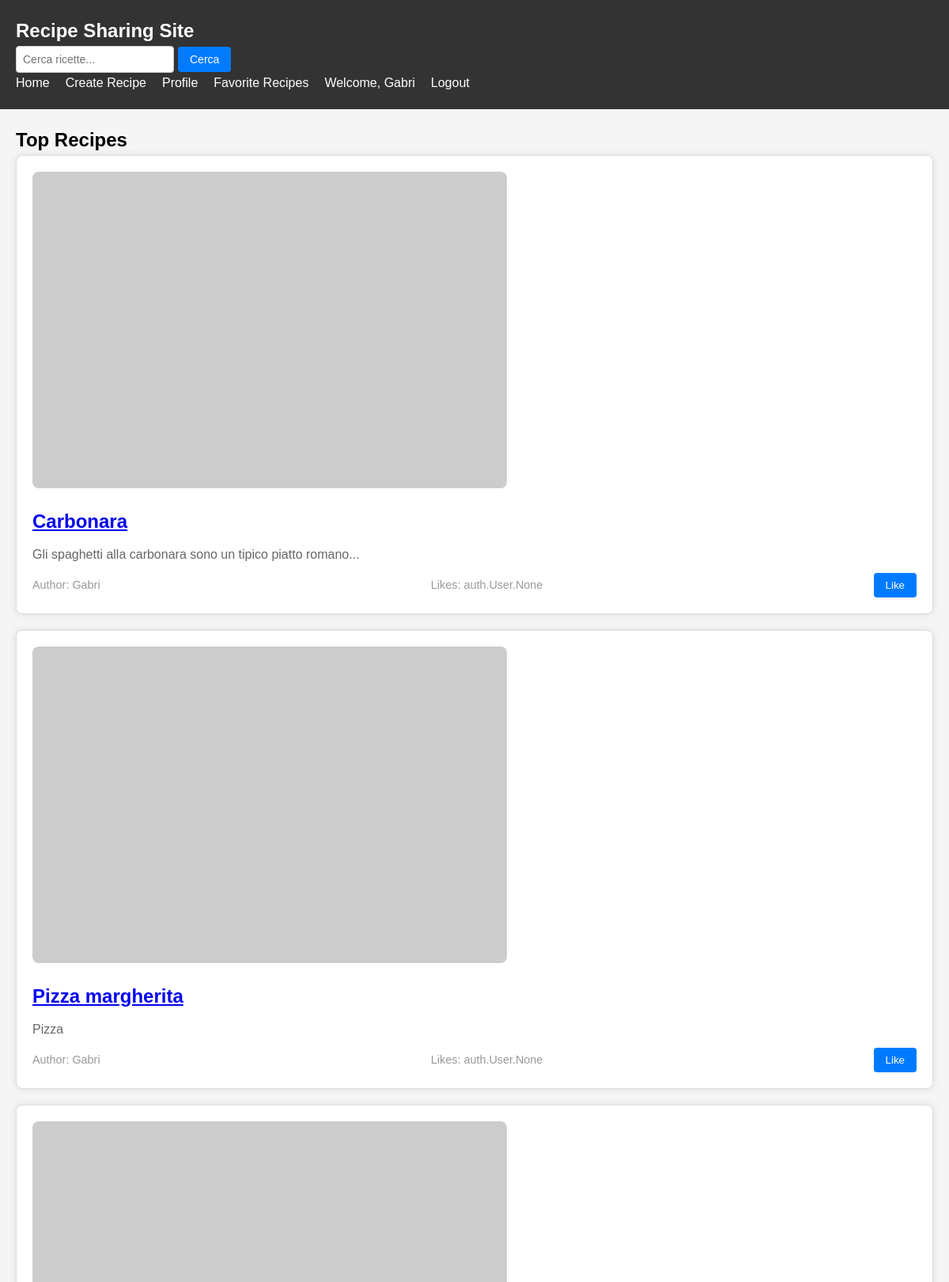
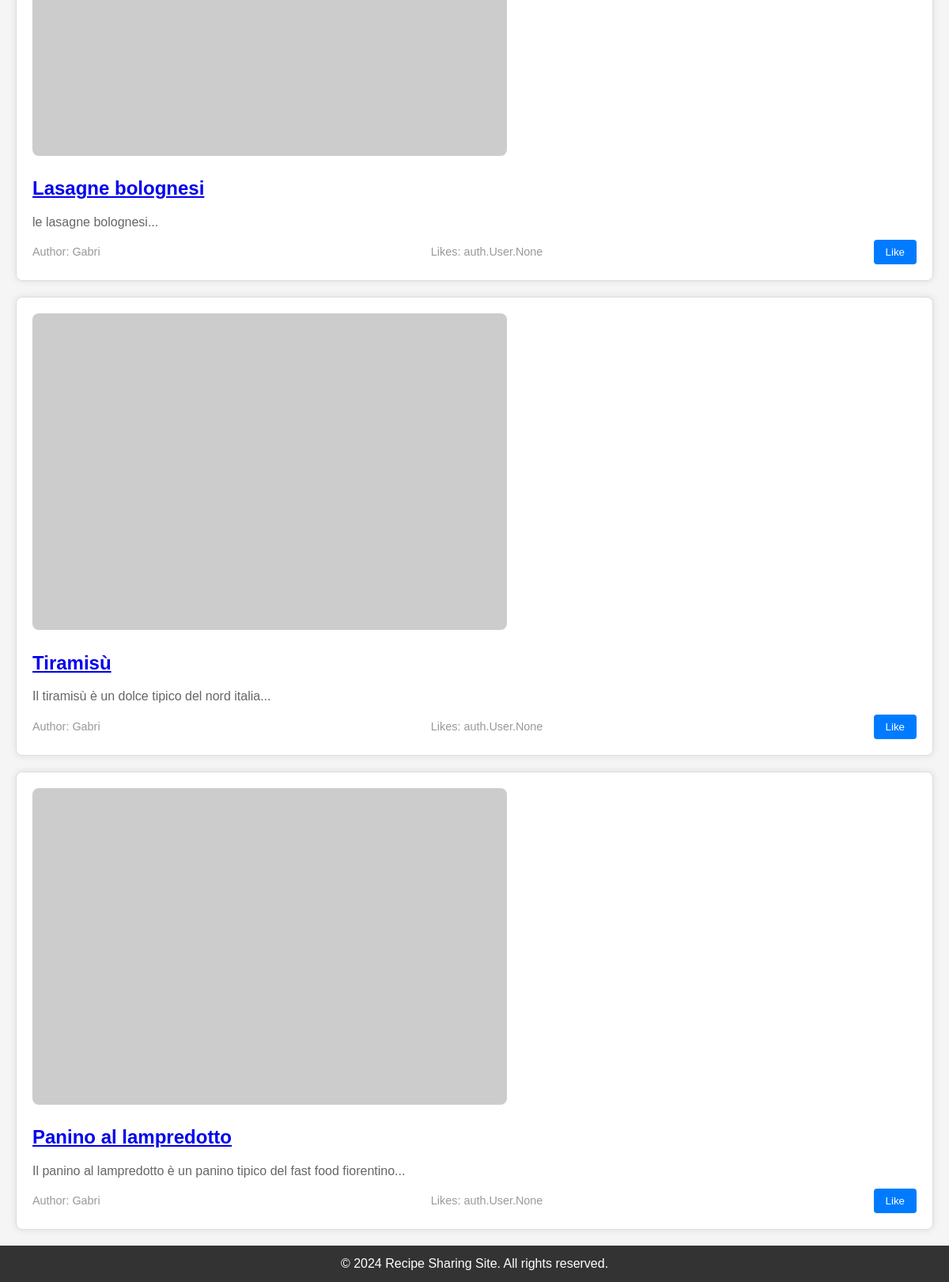
Page /recipes/ (signed in) on the committed database (2 pictures, top to bottom).
### recipes/models.py (models this page shows, shortened)
class Recipe(models.Model):
    title = models.CharField(max_length=200)
    description = models.TextField()
    ingredients = models.TextField()
    instructions = models.TextField()
    prep_time = models.IntegerField()
    cook_time = models.IntegerField()
    author = models.ForeignKey(User, on_delete=models.CASCADE,related_name='recipes')
    created_at = models.DateTimeField(auto_now_add=True)
    updated_at = models.DateTimeField(auto_now=True)
    likes = models.ManyToManyField(User, related_name='liked_recipes', blank=True)

### recipes/views.py (the view)
# urls.py: 2. Add a URL to urlpatterns:  path('', views.home, name='home')
def home(request):
    top_recipes = Recipe.objects.order_by('-likes')[:5]  # Mostra le prime 5 ricette con più mi piace
    context = {
        'top_recipes': top_recipes,
    }
    return render(request, 'recipes/home.html', context)

### recipes/templates/recipes/home.html (shortened to what this page needs)
{% extends 'base_generic.html' %}
{% load static %}
{% block content %}
  <h2>Top Recipes</h2>
  {% if top_recipes %}
    <div class="top-recipes-container">
      {% for recipe in top_recipes %}
        <div class="top-recipe-box">
    <img src="https://placehold.co/600x400" alt="{{ recipe.title }}">
    <h3><a href="{% url 'recipe_detail' recipe.id %}">{{ recipe.title }}</a></h3>
    <p>{{ recipe.description }}</p>
    <div class="recipe-meta">
        <span>Author: {{ recipe.author.username }}</span>
        <span>Likes: {{ recipe.likes }}</span>
        <button class="like-btn" onclick="likeRecipe({{ recipe.id }})">Like</button>
    </div>
</div>
      {% endfor %}
    </div>
  {% else %}
    <p>No recipes found.</p>
  {% endif %}
{% endblock %}

### recipes/templates/base_generic.html (shortened to what this page needs)
<!DOCTYPE html>
<html lang="en">
{% load static %}
<head>
    <link rel="stylesheet" href="{% static 'css/styles.css' %}">
</head>
<body>
    <header>
        <nav class="navbar">
            <div class="container">
                <a href="{% url 'home' %}" class="logo">Recipe Sharing Site</a>
                <form action="{% url 'search_recipes' %}" method="get" class="search-form">
                    <input type="text" name="query" placeholder="Cerca ricette...">
                    <button type="submit">Cerca</button>
                </form>
                <ul class="nav-menu">
                <li><a href="{% url 'home' %}">Home</a></li>
                <li><a href="{% url 'create_recipe' %}">Create Recipe</a></li>
                {% if user.is_authenticated %}
                    <li><a href="{% url 'profile' %}">Profile</a></li>
                    <li><a href="{% url 'favorite_recipes' %}">Favorite Recipes</a></li>
                    <li><span>Welcome, {{ user.username }}</span></li>
                    <li><a href="{% url 'logout' %}">Logout</a></li>
                {% else %}
                    <li><a href="{% url 'login_and_registration' %}">Login/Register</a></li>
                {% endif %}
                </ul>
            </div>
        </nav>
    </header>
    <main>
        <div class="container">
            {% block content %}{% endblock %}
        </div>
    </main>
    <footer>
        <div class="container">
            <p>&copy; 2024 Recipe Sharing Site. All rights reserved.</p>
        </div>
    </footer>
</body>
</html>

### recipes/static/css/styles.css (style rules this page uses)
* { margin: 0; padding: 0; box-sizing: border-box; }
body { font-family: Arial, sans-serif; line-height: 1.6; background-color: #f5f5f5; }
.container { max-width: 1200px; margin: 0 auto; padding: 0 20px; }
header { background-color: #333; color: #fff; padding: 10px 0; }
.navbar .logo { font-size: 1.5rem; font-weight: bold; color: #fff; text-decoration: none; }
.nav-menu li a { color: #fff; text-decoration: none; transition: color 0.3s ease; }
.navbar { background-color: #333; padding: 10px 0; }
.nav-menu { list-style-type: none; margin: 0; padding: 0; display: flex; align-items: center; }
.nav-menu li { margin-right: 20px; }
.search-form { margin-left: auto; display: flex; align-items: center; }
.search-form input[type="text"] { padding: 8px; font-size: 14px; border: 1px solid #ccc; border-radius: 4px; margin-right: 5px; width: 200px; }
.search-form button { padding: 8px 15px; font-size: 14px; background-color: #007bff; color: #fff; border: none; border-radius: 4px; cursor: pointer; }
main { margin-top: 20px; }
footer { background-color: #333; color: #fff; padding: 10px 0; text-align: center; }
.top-recipe-box { border: 1px solid #ddd; padding: 20px; margin-bottom: 20px; border-radius: 8px; background-color: #fff; box-shadow: 0 0 10px rgba(0, 0, 0, 0.1); transition: transform 0.3s, box-shadow 0.3s; }
.top-recipe-box img { max-width: 100%; height: auto; border-radius: 8px; margin-bottom: 15px; }
.top-recipe-box h3 { margin-top: 0; font-size: 1.5rem; color: #333; }
.top-recipe-box p { margin: 10px 0; color: #666; }
.top-recipe-box .recipe-meta { display: flex; justify-content: space-between; align-items: center; }
.top-recipe-box .recipe-meta span { margin-right: 10px; font-size: 0.9rem; color: #999; }
.top-recipe-box .recipe-meta .like-btn { background-color: #007bff; color: #fff; padding: 8px 15px; border: none; border-radius: 4px; cursor: pointer; transition: background-color 0.3s; }
.like-btn { background-color: #007bff; color: #fff; padding: 8px 15px; border: none; border-radius: 4px; cursor: pointer; transition: background-color 0.3s; }

### rows in the picture
Recipe: title "Carbonara", description "Gli spaghetti alla carbonara sono un tipico piatto romano...", author.username "Gabri", likes "auth.User.None"
Recipe: title "Pizza margherita", description "Pizza", author.username "Gabri", likes "auth.User.None"
Recipe: title "Lasagne bolognesi", description "le lasagne bolognesi...", author.username "Gabri", likes "auth.User.None"
Recipe: title "Tiramisù", description "Il tiramisù è un dolce tipico del nord italia...", author.username "Gabri", likes "auth.User.None"
Recipe: title "Panino al lampredotto", description "Il panino al lampredotto è un panino tipico del fast food fiorentino...", author.username "Gabri", likes "auth.User.None"

### other values in the picture
{{ user.username }} "Gabri"
